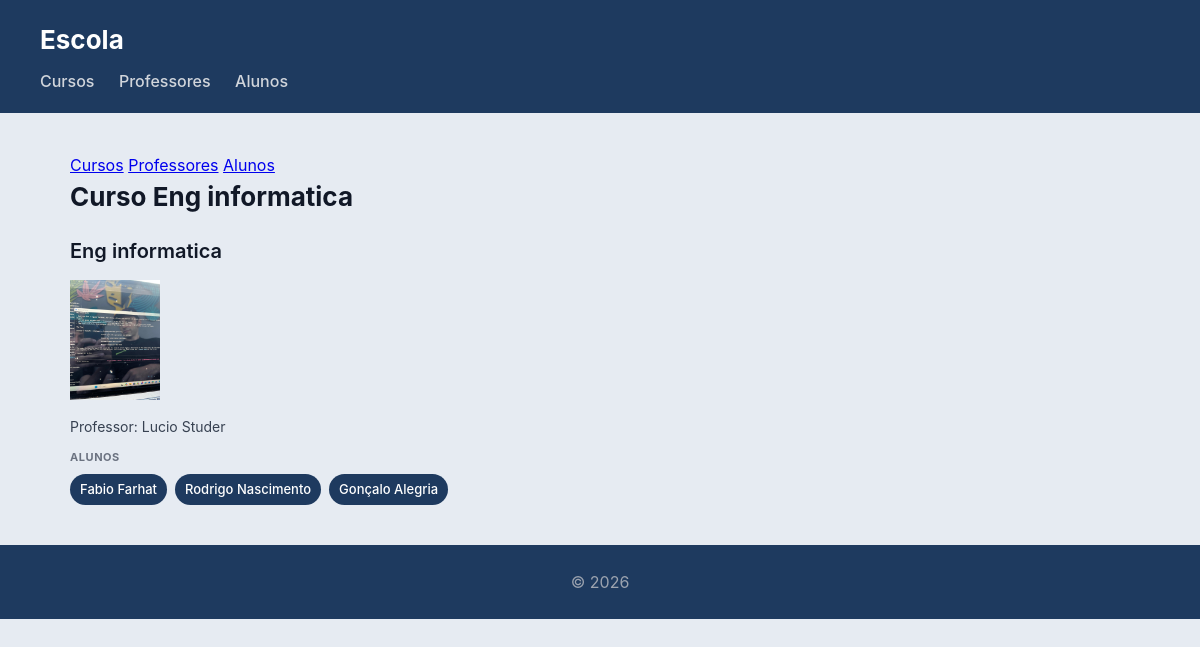
The page /escola/curso/1 on the database its author committed.
### escola/models.py (models this page shows, shortened)
class Curso(models.Model):
    nome = models.CharField(max_length=100)
    imagem = models.ImageField(upload_to='cursos/')
    professor = models.ForeignKey(Professor, on_delete=models.CASCADE, related_name='cursos')
    alunos = models.ManyToManyField(Aluno, related_name='cursos')
    def __str__(self):
        return self.nome

class Professor(models.Model):
    nome = models.CharField(max_length=100)
    email = models.EmailField()
    class Meta:
        verbose_name_plural = "Professores"

class Aluno(models.Model):
    nome = models.CharField(max_length=100)
    numero = models.CharField(max_length=20, unique=True)

### escola/views.py (the view)
# urls.py: path('curso/<int:id>', views.curso_view, name="curso"),
def curso_view(request, id):
    curso = Curso.objects.get(id=id)
    return render(request, 'escola/curso.html', {'curso': curso})

### escola/templates/escola/curso.html
{% extends "escola/base.html" %}
{% block content %}
<h2>Curso {{ curso }}</h2>
<article>
    <header>
        <h3>{{ curso.nome }}</h3>
        <img src="{{ curso.imagem.url }}" alt="Imagem do logotipo {{ curso.imagem.name }}">
        <p>Professor: {{ curso.professor.nome }}</p>
    </header>
    <section>
        <h4>Alunos</h4>
        <ul>
            {% for aluno in curso.alunos.all %}
                <li>{{ aluno.nome }}</li>
            {% empty %}
                <li>Sem alunos inscritos</li>
            {% endfor %}
        </ul>
    </section>
</article>
{% endblock %}

### portfolio/static/portfolio/styles.css (style rules this page uses)
* { box-sizing: border-box; margin: 0; padding: 0; }
body { font-family: "Inter", "Segoe UI", system-ui, -apple-system, sans-serif; background: #e6ebf2; color: #111827; line-height: 1.5; }
h2 { margin-bottom: 20px; font-size: 26px; }
article > header { margin-bottom: 12px; }
article > header > h3 { font-size: 20px; font-weight: 600; margin-bottom: 4px; }
article > header > p { font-size: 14px; color: #374151; }
article > header > img { max-width: 100%; max-height: 120px; object-fit: contain; margin: 10px 0; }
article > section { margin-top: 10px; }
article > section > h4 { font-size: 11px; text-transform: uppercase; color: #6b7280; margin-bottom: 8px; letter-spacing: 0.05em; }
article > section > ul { list-style: none; display: flex; flex-wrap: wrap; gap: 8px; }
article > section > ul > li { background: #1e3a5f; color: white; padding: 6px 10px; border-radius: 999px; font-size: 13px; font-weight: 500; }

### rows shown on the page
Curso: nome "Eng informatica", imagem (picture), professor.nome "Lucio Studer"
Aluno: nome "Fabio Farhat"
Aluno: nome "Rodrigo Nascimento"
Aluno: nome "Gonçalo Alegria"
